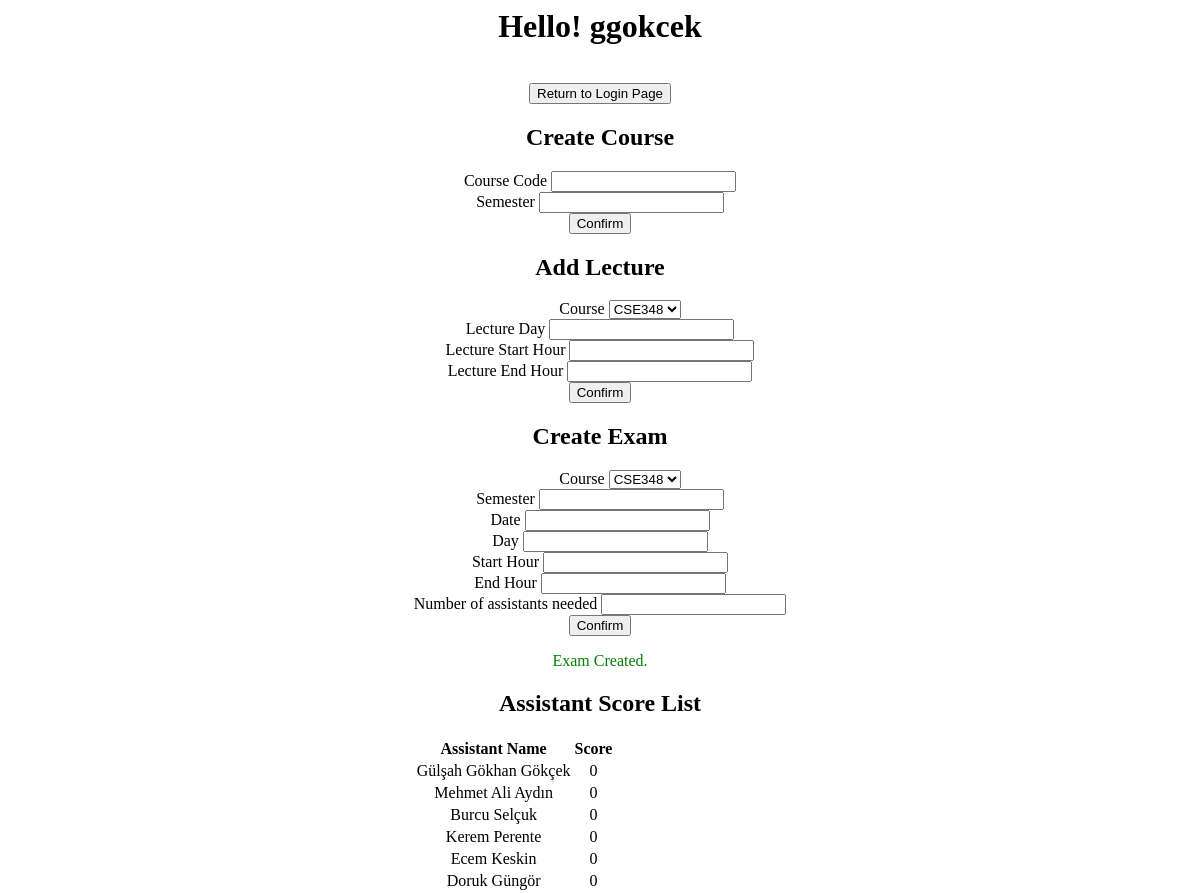
Page /headofsecretaryPage.php (signed in) on the committed database.
### tables this page shows
CREATE TABLE IF NOT EXISTS `employee` (
  `employee_id` int(11) NOT NULL AUTO_INCREMENT,
  `employee_username` varchar(50) NOT NULL,
  `employee_password` varchar(50) NOT NULL,
  `employee_name` varchar(50) NOT NULL,
  `employee_score` varchar(50),
  `employee_type` varchar(50) NOT NULL,
  `department_id` int(11) NOT NULL,
  PRIMARY KEY(`employee_id`),
  FOREIGN KEY (`department_id`) REFERENCES `department` (`department_id`)
);

### headofsecretaryPage.php (the view, shortened to what this page needs)
<!DOCTYPE html>
<html>
<head>
</head>
<?php
$servername = "localhost";
$username = "root";
$password = "mysql";
$dbname = "examplanning_system";
$conn = mysqli_connect($servername, $username, $password, $dbname);
$current_user = $_SESSION['username'];
$sql_current_user_department = "SELECT department_id FROM employee WHERE employee_username ='$current_user'";
$result_current_user_department = mysqli_query($conn, $sql_current_user_department) or die("Error");
$current_user_department = mysqli_fetch_array($result_current_user_department)['department_id'];
$sql_faculty = "SELECT department.faculty_id
FROM department
WHERE department.department_id = '$current_user_department'";
$result_faculty = mysqli_query($conn, $sql_faculty) or die("Error");
$current_faculty = mysqli_fetch_array($result_faculty)['faculty_id'];
$sql_courses_in_department = "SELECT course.course_code
    FROM course
    JOIN department ON course.department_id = department.department_id
    JOIN employee ON employee.department_id = department.department_id
    WHERE employee.employee_username = '$current_user'";
$result_of_courses = mysqli_query($conn, $sql_courses_in_department);
$courses = [];
while ($row = mysqli_fetch_array($result_of_courses)) {
    $courses[] = $row["course_code"];
}
?>
<body>
    <div class="secretary-page-container">
        <h1> Hello! <?php echo "$current_user"; ?> </h1>
        <a href="login.php"><button style="margin-top: 2vh">Return to Login Page </button></a>
        <div class="courseform-container">
            <h2>Create Course</h2>
            <form action="" method="post">
                <div class="form-group">
                    <label for="coursecode">Course Code</label>
                    <input type="text" id="coursecode" name="coursecode" required>
                </div>
                <div class="form-group">
                    <label for="semester">Semester</label>
                    <input type="text" id="semester" name="semester" required>
                </div>
                <button type="submit" name="submit">Confirm</button>
            </form>
        </div>
        <div class="lectureform-container">
            <h2>Add Lecture</h2>
            <form action="" method="post">
                <label for="lecture" style="margin-top: 5vh; margin-left: 5vh">Course</label>
                <select id="lecture" name="lectureToInsert" required>
                    <?php foreach ($courses as $course_code) {
                        echo "<option value='$course_code'>$course_code</option>";
                    } ?>
                </select>
                <div class="form-group">
                    <label for="lectureday">Lecture Day</label>
                    <input type="text" id="lectureday" name="lectureday" required>
                </div>
                <div class="form-group">
                    <label for="lecture_starthour">Lecture Start Hour</label>
                    <input type="text" id="lecture_starthour" name="lecture_starthour" required>
                </div>
                <div class="form-group">
                    <label for="lecture_endhour">Lecture End Hour</label>
                    <input type="text" id="lecture_endhour" name="lecture_endhour" required>
                </div>
                <button type="submit" name="submit">Confirm</button>
            </form>
        </div>
        <div class="examform-container">
            <h2>Create Exam</h2>
            <form action="" method="post">
                <label for="course" style="margin-top: 5vh; margin-left: 5vh">Course</label>
                <select id="course" name="courseSelected" required>
                    <?php foreach ($courses as $course_code) {
                        echo "<option value='$course_code'>$course_code</option>";
                    } ?>
                </select>
                <div class="form-group">
                    <label for="semester_exam">Semester</label>
                    <input type="text" id="semester_exam" name="semester_exam" required>
                </div>
                <div class="form-group">
                    <label for="date">Date</label>
                    <input type="text" id="date" name="date" required>
                </div>
                <div class="form-group">
                    <label for="day">Day</label>
                    <input type="text" id="day" name="day" required>
                </div>
                <div class="form-group">
                    <label for="start_hour">Start Hour</label>
                    <input type="text" id="start_hour" name="start_hour" required>
                </div>
                <div class="form-group">
                    <label for="end_hour">End Hour</label>
                    <input type="text" id="end_hour" name="end_hour" required>
                </div>
                <div class="form-group">
                    <label for="assistant_num">Number of assistants needed</label>
                    <input type="text" id="assistant_num" name="assistant_num" required>
                </div>
                <button type="submit" name="submit">Confirm</button>
            </form>
            <?php if ($counter == $exam_assistant_num) :?>
                    <p style="color: green;">Exam Created.</p>
            <?php else: ?>
                <p style="color: red;">Sufficient number of assistants couldn't be found.</p>
                <p style="color: red;">Try to enter another date.</p>
            <?php endif; ?>
            <div class="assistant_list">
                <h2>Assistant Score List</h2>
                <table>
                    <thead>
                        <tr>
                            <th>Assistant Name</th>
                            <th>Score</th>
                        </tr>
                    </thead>
                    <tbody>
                        <?php
                        $sql_scores = "SELECT employee_name, employee_score
                        FROM employee
                        JOIN department
                        ON employee.department_id = department.department_id
                        WHERE employee_type = 'Assistant' AND department.faculty_id = '$current_faculty'
                        ORDER BY employee.employee_score ASC";
                        $result_scores = mysqli_query($conn, $sql_scores);;
                        if (mysqli_num_rows($result_scores) > 0) {
                            while($row = mysqli_fetch_array($result_scores) ) {
                                echo "<tr><td>" . $row["employee_name"]. "</td><td>" . $row["employee_score"]. "</td></tr>";
                            }
                        } else {
                            echo "<tr><td colspan='2'>No assistants found</td></tr>";
                        }
                        ?>
                    </tbody>
                </table>
            </div>
        </div>
    </div>
</body>
</html>

### headofsecretaryPage.php (style rules this page uses)
body { display: flex; justify-content: center; align-items: center; height: 110vh; margin: 0; }
.secretary-page-container { text-align: center; }

### rows in the picture
employee: employee_name "Gülşah Gökhan Gökçek", employee_score "0"
employee: employee_name "Mehmet Ali Aydın", employee_score "0"
employee: employee_name "Burcu Selçuk", employee_score "0"
employee: employee_name "Kerem Perente", employee_score "0"
employee: employee_name "Ecem Keskin", employee_score "0"
employee: employee_name "Doruk Güngör", employee_score "0"

### other values in the picture
$current_user "ggokcek"
form field lectureToInsert "CSE348"
form field courseSelected "CSE348"
